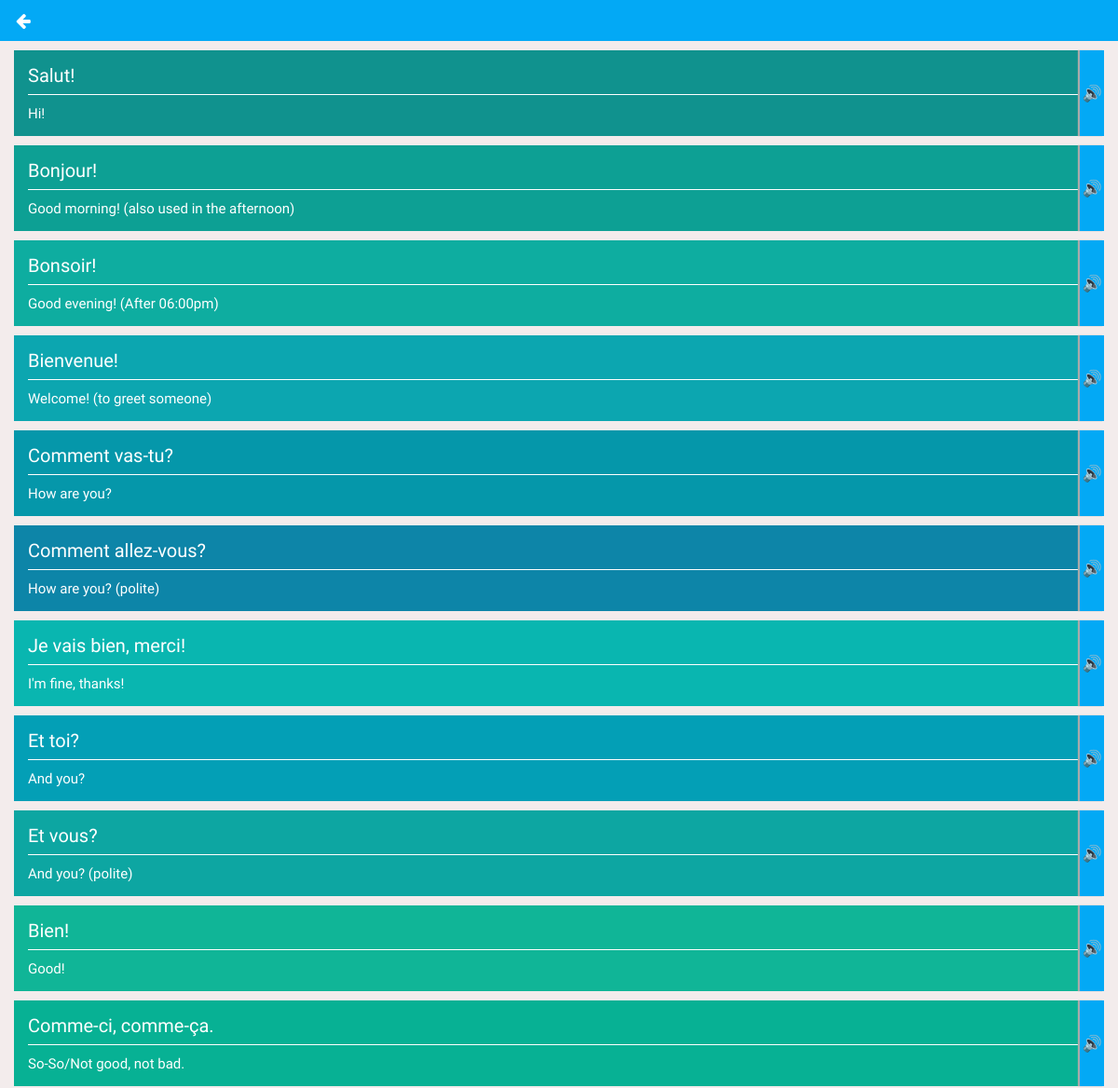
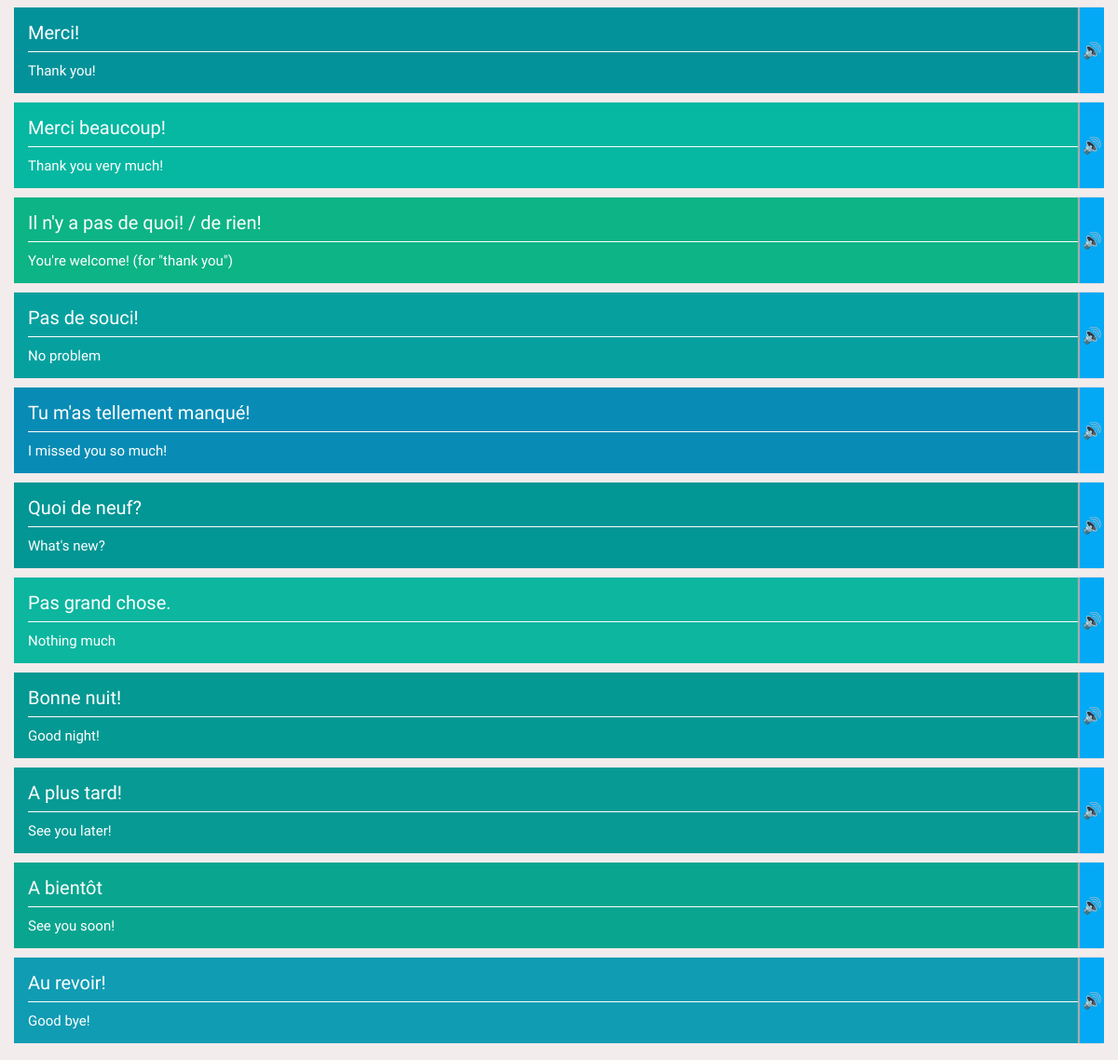
The page /page/page.phrases.php?id_Lesson=LES301 on the database its author committed (2 pictures, top to bottom).
### tables this page shows
CREATE TABLE IF NOT EXISTS `fr_phrases` (
  `id_phrases` varchar(50) NOT NULL,
  `phrases_fr` varchar(1000) NOT NULL,
  `phrases_en` varchar(1000) NOT NULL,
  `id_Lesson` varchar(50) NOT NULL,
  PRIMARY KEY (`id_phrases`),
  KEY `id_cat` (`id_Lesson`),
  KEY `id_cat_2` (`id_Lesson`)
);

### page/page.phrases.php (the view, shortened to what this page needs)
<?php
    $jsondata = file_get_contents("../config/listing.json");
    $json = json_decode($jsondata,true);
?>
<html>
  <head>
    <?php
      foreach ($json['css'] as $css) {
        echo '<link rel="stylesheet" type="text/css" href="../css/'.$css['name'].'" />';
      }
    ?>
  </head>
  <body id="" class="phrases disableScroll">
    <div id="menu-nav" class="ftz-pop-in-full type1" style="top: 0; max-height: 99999px; background: #F3ECEC;">
      <a href="javascript:history.go(-1);"; style="display: block; height: 44px; background: #03A9F5; margin-bottom: 10px; position: relative; z-index: 1;"><div class="menu-button circleBtn ftz-pop-out-full"><i class="fa fa-arrow-left"></i></div></a>
        <ul style="top: 50%; min-height: 100%; padding: 50px 0 12px; margin-top: -50px;">
          <?php
            $id_Lesson = $_GET["id_Lesson"];
            $query = mysql_query("SELECT fr_lesson_cat.*, fr_phrases.* FROM fr_lesson_cat INNER JOIN fr_phrases ON fr_lesson_cat.id_Lesson = fr_phrases.id_Lesson WHERE fr_phrases.id_Lesson='$id_Lesson'") or die(mysql_error());
            if (mysql_num_rows($query) == 0) {
              echo '<p style="text-align: center; color: #fff;">Sorry, No Data Available</center>';
            }
            else {
              while($data_les = mysql_fetch_assoc($query)){
                echo '<li style="padding: 0 15px 10px;">
                        <a class="inner-content randomColorDiv" style="padding: 15px 26px 15px 15px;">
                          <span class="ph_fr" style="font-size: 20px">'. $data_les['phrases_fr'] .'</span>
                          ';?>
                          <button id="gspeech<?php echo $data_les['id_phrases'];?>" class="sayButton">🔊</button>
                          <?php echo '
                          <span class="ph_en" style="display: block; font-size: 15px;border-top: 1px solid; padding-top: 11px; margin-top: 8px;">'. $data_les['phrases_en'] .'</span>
                        </a>
                      </li>';
              }
            }
          ?>
        </ul>
    </div>
  </body>
</html>

### css/style.css (style rules this page uses)
* { -webkit-tap-highlight-color: rgba(0, 0, 0, 0); }
a { text-decoration: none; outline: none; }
body { font-family: 'Noto Sans', sans-serif; left: 0; overflow: hidden; }
html, body { height: 100%; }
ul { list-style: none; }
* { margin: 0; padding: 0; box-sizing: border-box; -webkit-appearance: none; transition: .3s all; -moz-user-select: none; -khtml-user-select: none; -webkit-user-select: none; user-select: none; }
.circleBtn { color: #fff; border: 2px solid #fff; display: block; text-align: center; height: 30px; width: 30px; border-radius: 50%; font-size: 1.155rem; padding-top: 4px; z-index: 10; }
.ftz-pop-in-full { position: fixed; display: block; width: 100%; height: 100%; top: -1480px; left: 0; background: rgba(37,41,50,.97); overflow: hidden; max-height: 0; transition: .5s all; }
#menu-nav ul { position: relative; top: 50%; left: 50%; transform: translate(-50%, -50%); max-height: 81%; overflow-y: scroll; }
#menu-nav li a { padding: 15px; display: block; text-align: center; color: #d6b220; font-size: 1rem; letter-spacing: .2em; font-family: "Open Sans Condensed",sans-serif; font-weight: normal; }
#menu-nav .menu-button, #menu-nav2 .menu-button { position: absolute; top: 10px; left: 10px; }

### page/page.phrases.php (style rules this page uses)
.sayButton { border: none; background: #03A9F5; color: #fff; position: absolute; right: 0; top: 0; bottom: 0; width: 26px; text-align: center !important; box-shadow: -2px 0px 1px #aaaaaa; }
.ph_en { font-size: 15px; }
.ph_fr { ; }
.circleBtn { border: 0; }
#menu-nav li a.inner-content { letter-spacing: normal; color: #000; position: relative; color: #fff; }
#menu-nav li a.inner-content, #menu-nav li a.inner-content * { font-size: 17px; font-family: 'Khand', sans-serif; text-align: inherit; }

### rows shown on the page
fr_phrases: phrases_fr "Salut!", phrases_en "Hi!"
fr_phrases: phrases_fr "Bonjour!", phrases_en "Good morning! (also used in the afternoon)"
fr_phrases: phrases_fr "Bonsoir!", phrases_en "Good evening! (After 06:00pm)"
fr_phrases: phrases_fr "Bienvenue!", phrases_en "Welcome! (to greet someone)"
fr_phrases: phrases_fr "Comment vas-tu?", phrases_en "How are you?"
fr_phrases: phrases_fr "Comment allez-vous?", phrases_en "How are you? (polite)"
fr_phrases: phrases_fr "Je vais bien, merci!", phrases_en "I'm fine, thanks!"
fr_phrases: phrases_fr "Et toi?", phrases_en "And you?"
fr_phrases: phrases_fr "Et vous?", phrases_en "And you? (polite)"
fr_phrases: phrases_fr "Bien!", phrases_en "Good!"
fr_phrases: phrases_fr "Comme-ci, comme-ça.", phrases_en "So-So/Not good, not bad."
fr_phrases: phrases_fr "Merci!", phrases_en "Thank you!"
fr_phrases: phrases_fr "Merci beaucoup!", phrases_en "Thank you very much!"
fr_phrases: phrases_fr "Il n'y a pas de quoi! / de rien!", phrases_en "You're welcome! (for \"thank you\")"
fr_phrases: phrases_fr "Pas de souci!", phrases_en "No problem"
fr_phrases: phrases_fr "Tu m'as tellement manqué!", phrases_en "I missed you so much!"
fr_phrases: phrases_fr "Quoi de neuf?", phrases_en "What's new?"
fr_phrases: phrases_fr "Pas grand chose.", phrases_en "Nothing much"
fr_phrases: phrases_fr "Bonne nuit!", phrases_en "Good night!"
fr_phrases: phrases_fr "A plus tard!", phrases_en "See you later!"
fr_phrases: phrases_fr "A bientôt", phrases_en "See you soon!"
fr_phrases: phrases_fr "Au revoir!", phrases_en "Good bye!"
